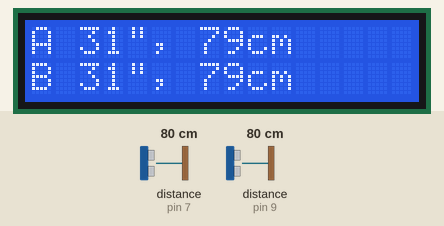
A sketch run on a simulated Arduino Uno, built with avr-gcc and run on an emulated ATmega328P. Shown: 16×2 character LCD. Wiring (inferred from the names in the program): 2 × ultrasonic range finder: trigger pin 8, echo pin 7 / trigger pin 10, echo pin 9. The inputs (shaded band) are chosen by the test bench; at power-on: distance to the obstacle (sensors on pin 7, pin 9) 80 cm. The echo pulse lasts 58.3 µs per cm.

Above: at 1.2 s.
1.3 s: distance to the obstacle (sensor on pin 7) set to 4 cm
At 2.8 s:
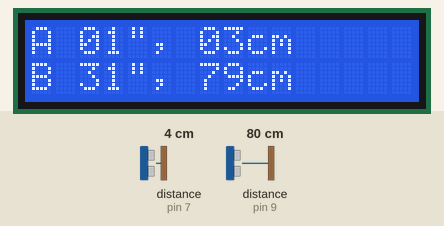
3.1 s: distance to the obstacle (sensor on pin 9) set to 2 cm
At 3.7 s:
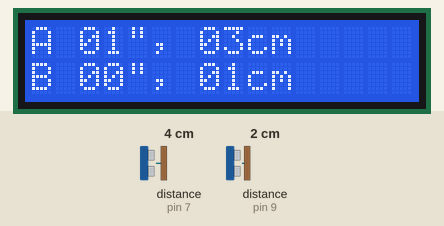
4.7 s: distance to the obstacle (sensor on pin 7) set to 2 cm
At 5.9 s:
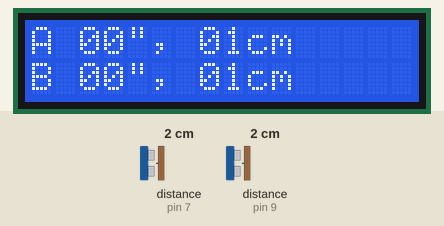
6.2 s: distance to the obstacle (sensor on pin 9) set to 4 cm
At 6.9 s:
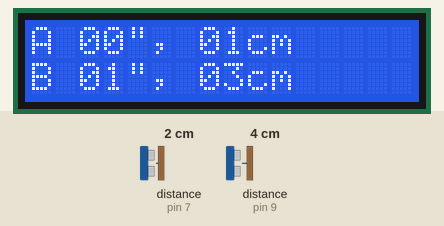
7.7 s: distance to the obstacle (sensor on pin 7) set to 9 cm
At 8.9 s:
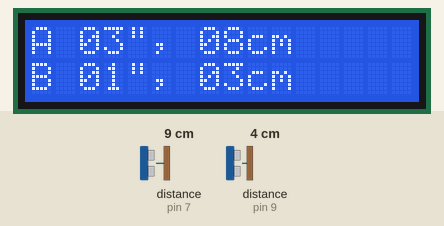
9.2 s: distance to the obstacle (sensor on pin 9) set to 9 cm
At 10.3 s:
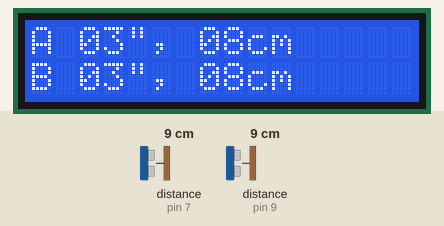
Timing chart, 0 to 11.8 s (numbered marks = the images above; inputs shaded):
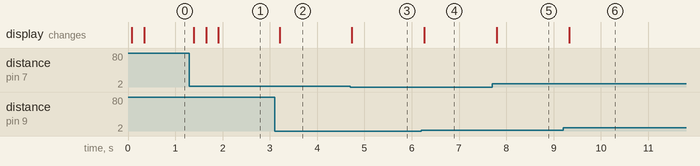

The sketch:

lcd_sonic.ino
```cpp
/*
  LiquidCrystal Library - Hello World

  Demonstrates the use a 16x2 LCD display.  The LiquidCrystal
  library works with all LCD displays that are compatible with the
  Hitachi HD44780 driver. There are many of them out there, and you
  can usually tell them by the 16-pin interface.

  This sketch prints "Hello World!" to the LCD
  and shows the time.

  The circuit:
   LCD RS pin to digital pin 12
   LCD Enable pin to digital pin 11
   LCD D4 pin to digital pin 5
   LCD D5 pin to digital pin 4
   LCD D6 pin to digital pin 3
   LCD D7 pin to digital pin 2
   LCD R/W pin to ground
   LCD VSS pin to ground
   LCD VCC pin to 5V
   10K resistor:
   ends to +5V and ground
   wiper to LCD VO pin (pin 3)
*/
/*
  HC-SR04 Ping distance sensor:
  VCC to arduino 5v
  GND to arduino GND
  Echo to Arduino pin 7
  Trig to Arduino pin 8

  This sketch originates from Virtualmix: http://goo.gl/kJ8Gl
  Has been modified by Winkle ink here: http://winkleink.blogspot.com.au/2012/05/arduino-hc-sr04-ultrasonic-distance.html
  And modified further by ScottC here: http://arduinobasics.blogspot.com.au/2012/11/arduinobasics-hc-sr04-ultrasonic-sensor.html
  on 10 Nov 2012.
*/

#include <LiquidCrystal.h>

// initialize the library with the numbers of the interface pins
LiquidCrystal lcd(12, 11, 5, 4, 3, 2);

const int echoPinA = 7; // Echo Pin for device A
const int trigPinA = 8; // Trigger Pin for device A
const int echoPinB = 9; // Echo Pin for device B
const int trigPinB = 10; // Trigger Pin for device B
long durationA; // Duration used to calculate distance A
long durationB; // Duration used to calculate distance B
long cmA, inchesA, cmB, inchesB;
/*
  int maximumRange = 200; // Maximum range needed
  int minimumRange = 0; // Minimum range needed
*/

void setup()
{
  pinMode(trigPinA, OUTPUT);
  pinMode(echoPinA, INPUT);

  pinMode(trigPinB, OUTPUT);
  pinMode(echoPinB, INPUT);
  lcd.begin(16, 2);
}

void loop()
{
  durationA = getDistance(trigPinA, echoPinA);
  // convert the time into a distance
  cmA = (durationA / 2) / 29.1;
  inchesA = (durationA / 2) / 74;

  durationB = getDistance(trigPinB, echoPinB);
  cmB = (durationB / 2) / 29.1;
  inchesB = (durationB / 2) / 74;
  lcd.setCursor(0, 0);
  lcd.print("A ");
  if (cmA < 200)
  {
    if (inchesA < 10)
      lcd.print("0");
    lcd.print(inchesA);
    lcd.print("\", ");
    if (cmA < 10)
      lcd.print("0");
    lcd.print(cmA);
    lcd.print("cm");
  }
  lcd.setCursor(0, 1);
  lcd.print("B ");
  if (cmA < 200)
  {
    if (inchesB < 10)
      lcd.print("0");
    lcd.print(inchesB);
    lcd.print("\", ");
    if (cmB < 10)
      lcd.print("0");
    lcd.print(cmB);
    lcd.print("cm");
  }
  delay(250);
}

long getDistance(int tp, int ep)
{
  long d;
  // The sensor is triggered by a HIGH pulse of 10 or more microseconds.
  // Give a short LOW pulse beforehand to ensure a clean HIGH pulse:
  digitalWrite(tp, LOW);
  delayMicroseconds(5);
  digitalWrite(tp, HIGH);
  delayMicroseconds(10);
  digitalWrite(tp, LOW);
  /* Read the signal from the sensor: a HIGH pulse whose
     duration is the time (in microseconds) from the sending
     of the ping to the reception of its echo off of an object. */
  pinMode(ep, INPUT);
  d = pulseIn(ep, HIGH);
  return d;
}

#if 0
double Thermistor(int RawADC)
{
  double Temp;
  Temp = log(10000.0 * ((1024.0 / RawADC - 1)));
  Temp = 1 / (0.001129148 + (0.000234125 + (0.0000000876741 * Temp * Temp )) * Temp );
  Temp = Temp - 273.15;            // Convert Kelvin to Celcius
  if (cf == FAR)
    Temp = (Temp * 9.0) / 5.0 + 32.0; // Convert Celcius to Fahrenheit
  return Temp;
}
#endif
```

Measured:
- after the input at 1.3 s, the display: changes after 0.09 s (image 1)
- after the input at 3.1 s, the display: changes after 0.10 s (image 2)
- after the input at 4.7 s, the display: changes at once (image 3)
- after the input at 6.2 s, the display: changes after 0.06 s (image 4)
- after the input at 7.7 s, the display: changes after 0.09 s (image 5)
- after the input at 9.2 s, the display: changes after 0.13 s (image 6)
